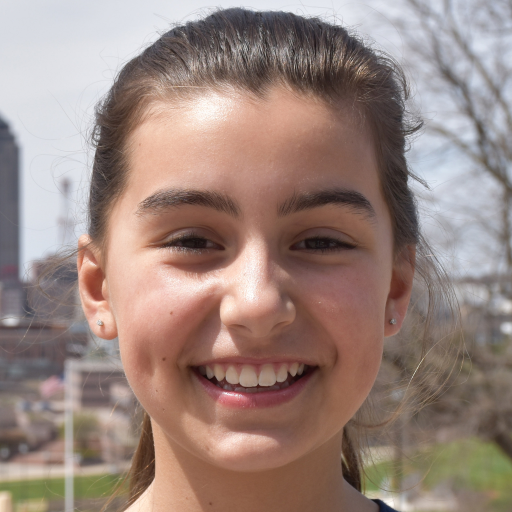
#> input picture test_image.png, 1024 x 1024 px, given as the content of the folder dataset/style, which was not available (shown at 1/2 size)
$ python edge_smooth.py
#> lines starting #> are read from the running program, lines starting #| are printed output that depends on the picture; after the words box and inside, x2 and y2 are one past the last pixel; in counts of white or black regions, pixels touching at a corner belong together; pictures that were not available may be replaced by others from this repository, and a replacement may not be noted
import cv2
import numpy as np
import os
import argparse
from tqdm import tqdm

def make_edge_smooth(img_path, save_path, img_size=256, kernel_size=5):
#> called with img_path = 'dataset\\style/test_image.png', save_path = 'dataset\\style_smooth/test_image.png', img_size = 256, kernel_size = 5
    bgr_img = cv2.imread(img_path)
#> bgr_img is the input picture: shape (1024, 1024, 3); mean B, G, R 125.8, 133.5, 154.5
    gray_img = cv2.imread(img_path, 0)
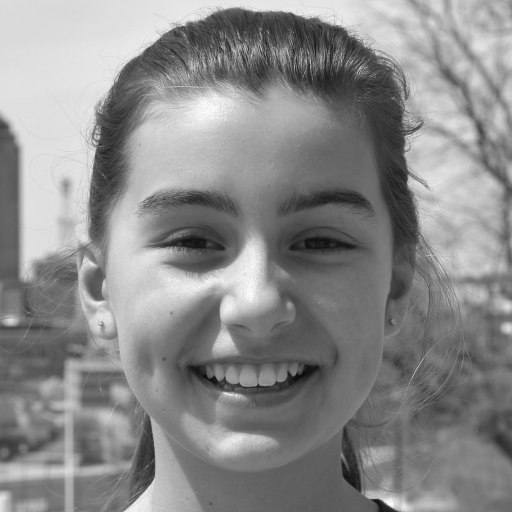
#> gray_img: shape (1024, 1024) (shown at 1/2 size); min 10, max 255, mean 138.4

    if bgr_img is None or gray_img is None:
        return
    bgr_img = cv2.resize(bgr_img, (img_size, img_size))
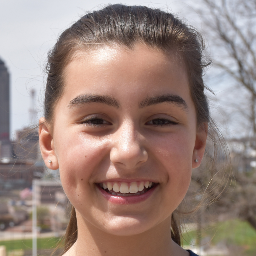
#> bgr_img: shape (256, 256, 3); mean B, G, R 125.9, 133.6, 154.6
    gray_img = cv2.resize(gray_img, (img_size, img_size))
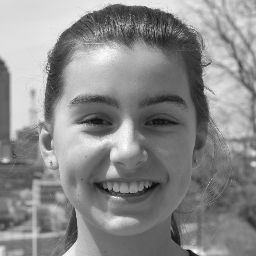
#> gray_img: shape (256, 256); min 12, max 252, mean 138.5

    edges = cv2.Canny(gray_img, 100, 200)
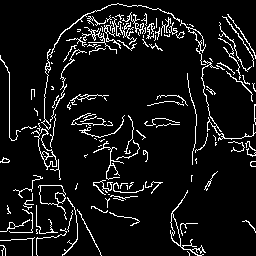
#> edges: shape (256, 256); 7.9% white in thin lines or dots

    kernel = np.ones((kernel_size, kernel_size), np.uint8)
    dilation = cv2.dilate(edges, kernel)
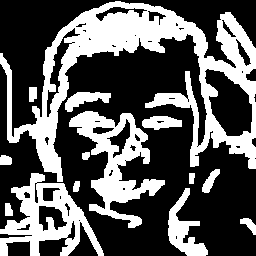
#> dilation: shape (256, 256); 35.9% white; 14 white regions, largest, box (x1, y1, x2, y2) and area: (0, 1, 256, 182) 13117, (69, 111, 165, 228) 3985, (0, 173, 104, 256) 3596

    blurred_img = cv2.GaussianBlur(bgr_img, (kernel_size, kernel_size), 0)
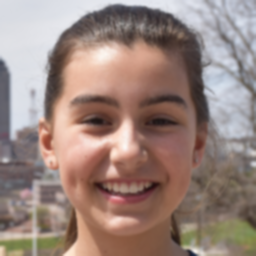
#> blurred_img: shape (256, 256, 3); mean B, G, R 125.9, 133.6, 154.6
    mask = np.expand_dims(dilation > 0, axis=-1)
    gauss_img = np.where(mask, blurred_img, bgr_img)

    cv2.imwrite(save_path, gauss_img.astype(np.uint8))


def main():
    parser = argparse.ArgumentParser(description='Fast Edge Smoothing for DTGAN (AnimeGANv3) dataset')
    parser.add_argument('--input_dir', type=str,
                        default=r'dataset\style',
                        help='Path to input anime images (Domain A - e.g., ghibli_c1)')
    parser.add_argument('--output_dir', type=str,
                        default=r'dataset\style_smooth',
                        help='Path to save edge-smoothed images (Domain E)')
    parser.add_argument('--img_size', type=int, default=256,
                        help='Image size for training (default: 256)')
    args = parser.parse_args()

    if not os.path.exists(args.output_dir):
        os.makedirs(args.output_dir)

    files = os.listdir(args.input_dir)
    print(f"Processing {len(files)} images...")

    for f in tqdm(files):
        if not f.lower().endswith(('.png', '.jpg', '.jpeg', '.bmp')):
            continue

        in_path = os.path.join(args.input_dir, f)
        out_path = os.path.join(args.output_dir, f)

        make_edge_smooth(in_path, out_path, img_size=args.img_size)

    print("Done! Dataset Domain E is ready.")


if __name__ == '__main__':
    main()
